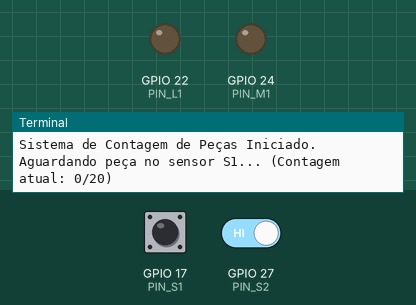
Simulated run of this program. Board: Raspberry Pi (BCM pin numbers). Parts: output pins drawn as LEDs (lit = HIGH), the last lines printed to the terminal. The test bench sets the inputs (shaded band); at power-on: GPIO 17 (PIN_S1) HIGH, GPIO 27 (PIN_S2) HIGH.

Above: at 1.2 s.
1.3 s: GPIO 17 (PIN_S1) pulled LOW for 0.15 s
At 2.4 s:
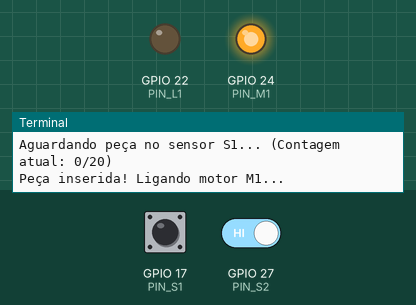
4.5 s: GPIO 17 (PIN_S1) driven LOW and GPIO 27 (PIN_S2) driven LOW
At 5.9 s:
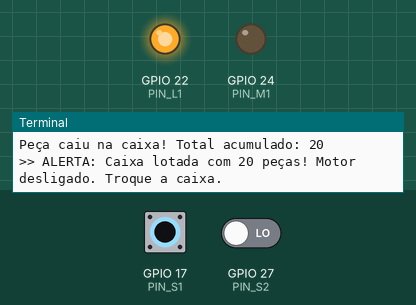
Timing chart, 0 to 7.5 s (numbered marks = the images above; inputs shaded):
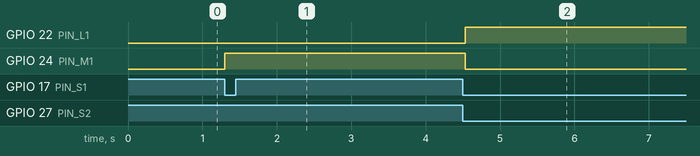

Measured:
- after the input at 1.3 s, GPIO 24 (PIN_M1): LOW → HIGH at once
- after the input at 4.5 s, GPIO 22 (PIN_L1): LOW → HIGH at once; GPIO 24 (PIN_M1): HIGH → LOW at once

The program:

contador_pecas.py
```python
# Projeto RPi 2: Contador de Peças Industriais com Alerta de Lotação
import time

try:
    import RPi.GPIO as GPIO
except ImportError:
    class MockGPIO:
        BCM = OUT = IN = PUD_UP = 0
        def setmode(self, m): pass
        def setup(self, p, mode, pull_up_down=None): pass
        def output(self, p, val): pass
        def input(self, p): return 1
        def cleanup(self): pass
    GPIO = MockGPIO()

PIN_S1 = 17 # Sensor de entrada da peça
PIN_S2 = 27 # Sensor de queda na caixa
PIN_M1 = 24 # Motor DC da esteira
PIN_L1 = 22 # Lâmpada de alerta (LED)

GPIO.setmode(GPIO.BCM)
GPIO.setup([PIN_S1, PIN_S2], GPIO.IN, pull_up_down=GPIO.PUD_UP)
GPIO.setup([PIN_M1, PIN_L1], GPIO.OUT)

CAPACIDADE_MAXIMA = 20
contador_pecas = 0

def aguardar_borda(pino):
    while GPIO.input(pino) == 1:
        time.sleep(0.02)

print("Sistema de Contagem de Peças Iniciado.")
try:
    while True:
        if contador_pecas < CAPACIDADE_MAXIMA:
            GPIO.output(PIN_L1, 0)
            print(f"Aguardando peça no sensor S1... (Contagem atual: {contador_pecas}/{CAPACIDADE_MAXIMA})")
            aguardar_borda(PIN_S1)

            print("Peça inserida! Ligando motor M1...")
            GPIO.output(PIN_M1, 1)

            aguardar_borda(PIN_S2)
            contador_pecas += 1
            print(f"Peça caiu na caixa! Total acumulado: {contador_pecas}")

            if contador_pecas >= CAPACIDADE_MAXIMA:
                GPIO.output(PIN_M1, 0)
                GPIO.output(PIN_L1, 1)
                print(">> ALERTA: Caixa lotada com 20 peças! Motor desligado. Troque a caixa.")
        else:
            time.sleep(0.5)

except KeyboardInterrupt:
    GPIO.cleanup()
```
